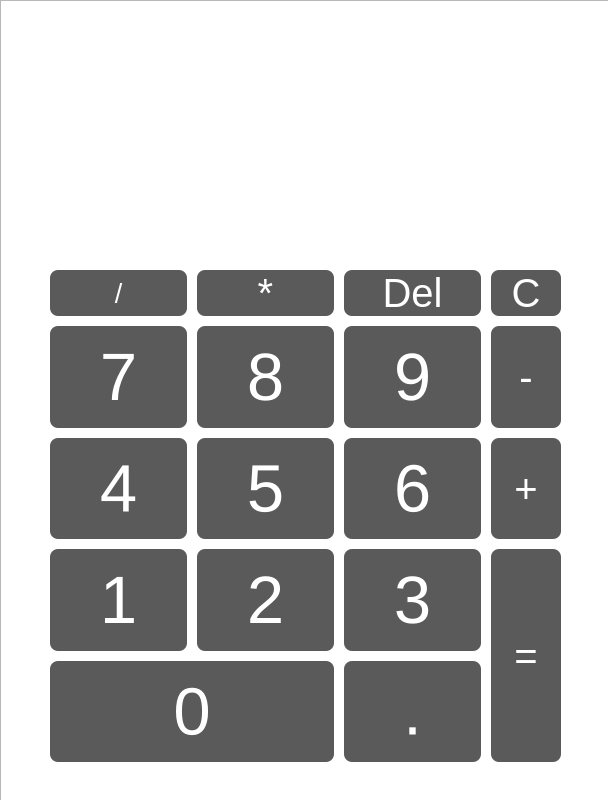
<?xml version="1.0" encoding="UTF-8"?>
<ui version="4.0">
 <class>Form</class>
 <widget class="QWidget" name="Form">
  <property name="geometry">
   <rect>
    <x>0</x>
    <y>0</y>
    <width>608</width>
    <height>800</height>
   </rect>
  </property>
  <property name="windowTitle">
   <string>Form</string>
  </property>
  <widget class="QLabel" name="label">
   <property name="geometry">
    <rect>
     <x>40</x>
     <y>70</y>
     <width>521</width>
     <height>111</height>
    </rect>
   </property>
   <property name="font">
    <font>
     <pointsize>70</pointsize>
     <strikeout>false</strikeout>
     <kerning>true</kerning>
    </font>
   </property>
   <property name="layoutDirection">
    <enum>Qt::RightToLeft</enum>
   </property>
   <property name="autoFillBackground">
    <bool>false</bool>
   </property>
   <property name="styleSheet">
    <string notr="true">QLabel {
    background-color: rgba(0,0,0,0);
    color: white;
    border-radius: 8px;
}</string>
   </property>
   <property name="text">
    <string>0</string>
   </property>
   <property name="scaledContents">
    <bool>false</bool>
   </property>
   <property name="alignment">
    <set>Qt::AlignRight|Qt::AlignTrailing|Qt::AlignVCenter</set>
   </property>
  </widget>
  <widget class="QWidget" name="gridLayoutWidget">
   <property name="geometry">
    <rect>
     <x>40</x>
     <y>260</y>
     <width>531</width>
     <height>512</height>
    </rect>
   </property>
   <layout class="QGridLayout" name="gridLayout" rowstretch="0,0,0,0,0">
    <property name="sizeConstraint">
     <enum>QLayout::SetDefaultConstraint</enum>
    </property>
    <property name="leftMargin">
     <number>10</number>
    </property>
    <property name="topMargin">
     <number>10</number>
    </property>
    <property name="rightMargin">
     <number>10</number>
    </property>
    <property name="bottomMargin">
     <number>10</number>
    </property>
    <property name="spacing">
     <number>10</number>
    </property>
    <item row="3" column="1">
     <widget class="QPushButton" name="pushButton_1">
      <property name="enabled">
       <bool>true</bool>
      </property>
      <property name="sizePolicy">
       <sizepolicy hsizetype="Expanding" vsizetype="Expanding">
        <horstretch>0</horstretch>
        <verstretch>0</verstretch>
       </sizepolicy>
      </property>
      <property name="font">
       <font>
        <pointsize>50</pointsize>
       </font>
      </property>
      <property name="styleSheet">
       <string notr="true">QPushButton {
    background-color: rgba(90,90,90,1);
    color: white;
    border-radius: 8px;
}
QPushButton:hover {
    background-color: rgba(90,90,90,0.8);
}
QPushButton:pressed {
    background-color: rgba(100,90,80,0.8);
	border: 2px solid rgba(140,90,80,1);
	margin-left: 3px;
	margin-top: 3px;
    padding-left: 2px;
    padding-top: 2px;
}

</string>
      </property>
      <property name="text">
       <string>1</string>
      </property>
     </widget>
    </item>
    <item row="1" column="2">
     <widget class="QPushButton" name="pushButton_8">
      <property name="enabled">
       <bool>true</bool>
      </property>
      <property name="sizePolicy">
       <sizepolicy hsizetype="Expanding" vsizetype="Expanding">
        <horstretch>0</horstretch>
        <verstretch>0</verstretch>
       </sizepolicy>
      </property>
      <property name="font">
       <font>
        <pointsize>50</pointsize>
        <kerning>true</kerning>
       </font>
      </property>
      <property name="styleSheet">
       <string notr="true">QPushButton {
    background-color: rgba(90,90,90,1);
    color: white;
    border-radius: 8px;
}
QPushButton:hover {
    background-color: rgba(90,90,90,0.8);
}
QPushButton:pressed {
    background-color: rgba(100,90,80,0.8);
	border: 2px solid rgba(140,90,80,1);
	margin-left: 3px;
	margin-top: 3px;
    padding-left: 2px;
    padding-top: 2px;
}

</string>
      </property>
      <property name="text">
       <string>8</string>
      </property>
     </widget>
    </item>
    <item row="2" column="4">
     <widget class="QPushButton" name="b_plus">
      <property name="sizePolicy">
       <sizepolicy hsizetype="Minimum" vsizetype="Preferred">
        <horstretch>0</horstretch>
        <verstretch>0</verstretch>
       </sizepolicy>
      </property>
      <property name="minimumSize">
       <size>
        <width>70</width>
        <height>10</height>
       </size>
      </property>
      <property name="sizeIncrement">
       <size>
        <width>0</width>
        <height>0</height>
       </size>
      </property>
      <property name="baseSize">
       <size>
        <width>0</width>
        <height>47</height>
       </size>
      </property>
      <property name="font">
       <font>
        <pointsize>30</pointsize>
       </font>
      </property>
      <property name="styleSheet">
       <string notr="true">QPushButton {
    background-color: rgba(90,90,90,1);
    color: white;
    border-radius: 8px;
}
QPushButton:hover {
    background-color: rgba(90,90,90,0.8);
}
QPushButton:pressed {
    background-color: rgba(100,90,80,0.8);
	border: 2px solid rgba(140,90,80,1);
	margin-left: 3px;
	margin-top: 3px;
    padding-left: 2px;
    padding-top: 2px;
}

</string>
      </property>
      <property name="text">
       <string>+</string>
      </property>
      <property name="iconSize">
       <size>
        <width>0</width>
        <height>0</height>
       </size>
      </property>
     </widget>
    </item>
    <item row="2" column="1">
     <widget class="QPushButton" name="pushButton_4">
      <property name="enabled">
       <bool>true</bool>
      </property>
      <property name="sizePolicy">
       <sizepolicy hsizetype="Expanding" vsizetype="Expanding">
        <horstretch>0</horstretch>
        <verstretch>0</verstretch>
       </sizepolicy>
      </property>
      <property name="font">
       <font>
        <pointsize>50</pointsize>
        <kerning>true</kerning>
       </font>
      </property>
      <property name="styleSheet">
       <string notr="true">QPushButton {
    background-color: rgba(90,90,90,1);
    color: white;
    border-radius: 8px;
}
QPushButton:hover {
    background-color: rgba(90,90,90,0.8);
}
QPushButton:pressed {
    background-color: rgba(100,90,80,0.8);
	border: 2px solid rgba(140,90,80,1);
	margin-left: 3px;
	margin-top: 3px;
    padding-left: 2px;
    padding-top: 2px;
}

</string>
      </property>
      <property name="text">
       <string>4</string>
      </property>
     </widget>
    </item>
    <item row="0" column="3">
     <widget class="QPushButton" name="b_del">
      <property name="sizePolicy">
       <sizepolicy hsizetype="Preferred" vsizetype="Preferred">
        <horstretch>0</horstretch>
        <verstretch>0</verstretch>
       </sizepolicy>
      </property>
      <property name="sizeIncrement">
       <size>
        <width>0</width>
        <height>0</height>
       </size>
      </property>
      <property name="baseSize">
       <size>
        <width>0</width>
        <height>47</height>
       </size>
      </property>
      <property name="font">
       <font>
        <pointsize>30</pointsize>
       </font>
      </property>
      <property name="styleSheet">
       <string notr="true">QPushButton {
    background-color: rgba(90,90,90,1);
    color: white;
    border-radius: 8px;
}
QPushButton:hover {
    background-color: rgba(90,90,90,0.8);
}
QPushButton:pressed {
    background-color: rgba(100,90,80,0.8);
	border: 2px solid rgba(140,90,80,1);
	margin-left: 3px;
	margin-top: 3px;
    padding-left: 2px;
    padding-top: 2px;
}

</string>
      </property>
      <property name="text">
       <string>Del</string>
      </property>
      <property name="iconSize">
       <size>
        <width>0</width>
        <height>0</height>
       </size>
      </property>
     </widget>
    </item>
    <item row="3" column="2">
     <widget class="QPushButton" name="pushButton_2">
      <property name="enabled">
       <bool>true</bool>
      </property>
      <property name="sizePolicy">
       <sizepolicy hsizetype="Expanding" vsizetype="Expanding">
        <horstretch>0</horstretch>
        <verstretch>0</verstretch>
       </sizepolicy>
      </property>
      <property name="font">
       <font>
        <pointsize>50</pointsize>
        <kerning>true</kerning>
       </font>
      </property>
      <property name="styleSheet">
       <string notr="true">QPushButton {
    background-color: rgba(90,90,90,1);
    color: white;
    border-radius: 8px;
}
QPushButton:hover {
    background-color: rgba(90,90,90,0.8);
}
QPushButton:pressed {
    background-color: rgba(100,90,80,0.8);
	border: 2px solid rgba(140,90,80,1);
	margin-left: 3px;
	margin-top: 3px;
    padding-left: 2px;
    padding-top: 2px;
}

</string>
      </property>
      <property name="text">
       <string>2</string>
      </property>
     </widget>
    </item>
    <item row="4" column="3">
     <widget class="QPushButton" name="b_dot">
      <property name="enabled">
       <bool>true</bool>
      </property>
      <property name="sizePolicy">
       <sizepolicy hsizetype="Expanding" vsizetype="Expanding">
        <horstretch>0</horstretch>
        <verstretch>0</verstretch>
       </sizepolicy>
      </property>
      <property name="font">
       <font>
        <pointsize>50</pointsize>
       </font>
      </property>
      <property name="styleSheet">
       <string notr="true">QPushButton {
    background-color: rgba(90,90,90,1);
    color: white;
    border-radius: 8px;
}
QPushButton:hover {
    background-color: rgba(90,90,90,0.8);
}
QPushButton:pressed {
    background-color: rgba(100,90,80,0.8);
	border: 2px solid rgba(140,90,80,1);
	margin-left: 3px;
	margin-top: 3px;
    padding-left: 2px;
    padding-top: 2px;
}

</string>
      </property>
      <property name="text">
       <string>.</string>
      </property>
     </widget>
    </item>
    <item row="2" column="3">
     <widget class="QPushButton" name="pushButton_6">
      <property name="enabled">
       <bool>true</bool>
      </property>
      <property name="sizePolicy">
       <sizepolicy hsizetype="Expanding" vsizetype="Expanding">
        <horstretch>0</horstretch>
        <verstretch>0</verstretch>
       </sizepolicy>
      </property>
      <property name="font">
       <font>
        <pointsize>50</pointsize>
        <kerning>true</kerning>
       </font>
      </property>
      <property name="styleSheet">
       <string notr="true">QPushButton {
    background-color: rgba(90,90,90,1);
    color: white;
    border-radius: 8px;
}
QPushButton:hover {
    background-color: rgba(90,90,90,0.8);
}
QPushButton:pressed {
    background-color: rgba(100,90,80,0.8);
	border: 2px solid rgba(140,90,80,1);
	margin-left: 3px;
	margin-top: 3px;
    padding-left: 2px;
    padding-top: 2px;
}

</string>
      </property>
      <property name="text">
       <string>6</string>
      </property>
     </widget>
    </item>
    <item row="1" column="1">
     <widget class="QPushButton" name="pushButton_7">
      <property name="enabled">
       <bool>true</bool>
      </property>
      <property name="sizePolicy">
       <sizepolicy hsizetype="Expanding" vsizetype="Expanding">
        <horstretch>0</horstretch>
        <verstretch>0</verstretch>
       </sizepolicy>
      </property>
      <property name="font">
       <font>
        <pointsize>50</pointsize>
        <kerning>true</kerning>
       </font>
      </property>
      <property name="styleSheet">
       <string notr="true">QPushButton {
    background-color: rgba(90,90,90,1);
    color: white;
    border-radius: 8px;
}
QPushButton:hover {
    background-color: rgba(90,90,90,0.8);
}
QPushButton:pressed {
    background-color: rgba(100,90,80,0.8);
	border: 2px solid rgba(140,90,80,1);
	margin-left: 3px;
	margin-top: 3px;
    padding-left: 2px;
    padding-top: 2px;
}

</string>
      </property>
      <property name="text">
       <string>7</string>
      </property>
     </widget>
    </item>
    <item row="4" column="1" colspan="2">
     <widget class="QPushButton" name="pushButton_0">
      <property name="enabled">
       <bool>true</bool>
      </property>
      <property name="sizePolicy">
       <sizepolicy hsizetype="Expanding" vsizetype="Expanding">
        <horstretch>0</horstretch>
        <verstretch>0</verstretch>
       </sizepolicy>
      </property>
      <property name="font">
       <font>
        <pointsize>50</pointsize>
       </font>
      </property>
      <property name="styleSheet">
       <string notr="true">QPushButton {
    background-color: rgba(90,90,90,1);
    color: white;
    border-radius: 8px;
}
QPushButton:hover {
    background-color: rgba(90,90,90,0.8);
}
QPushButton:pressed {
    background-color: rgba(100,90,80,0.8);
	border: 2px solid rgba(140,90,80,1);
	margin-left: 3px;
	margin-top: 3px;
    padding-left: 2px;
    padding-top: 2px;
}

</string>
      </property>
      <property name="text">
       <string>0</string>
      </property>
      <property name="autoDefault">
       <bool>false</bool>
      </property>
     </widget>
    </item>
    <item row="0" column="2">
     <widget class="QPushButton" name="b_time">
      <property name="sizePolicy">
       <sizepolicy hsizetype="Preferred" vsizetype="Preferred">
        <horstretch>0</horstretch>
        <verstretch>0</verstretch>
       </sizepolicy>
      </property>
      <property name="sizeIncrement">
       <size>
        <width>0</width>
        <height>0</height>
       </size>
      </property>
      <property name="baseSize">
       <size>
        <width>0</width>
        <height>47</height>
       </size>
      </property>
      <property name="font">
       <font>
        <pointsize>30</pointsize>
       </font>
      </property>
      <property name="styleSheet">
       <string notr="true">QPushButton {
    background-color: rgba(90,90,90,1);
    color: white;
    border-radius: 8px;
}
QPushButton:hover {
    background-color: rgba(90,90,90,0.8);
}
QPushButton:pressed {
    background-color: rgba(100,90,80,0.8);
	border: 2px solid rgba(140,90,80,1);
	margin-left: 3px;
	margin-top: 3px;
    padding-left: 2px;
    padding-top: 2px;
}

</string>
      </property>
      <property name="text">
       <string>*</string>
      </property>
      <property name="iconSize">
       <size>
        <width>0</width>
        <height>0</height>
       </size>
      </property>
     </widget>
    </item>
    <item row="3" column="4" rowspan="2">
     <widget class="QPushButton" name="pushButton_14">
      <property name="sizePolicy">
       <sizepolicy hsizetype="Minimum" vsizetype="Preferred">
        <horstretch>0</horstretch>
        <verstretch>0</verstretch>
       </sizepolicy>
      </property>
      <property name="minimumSize">
       <size>
        <width>70</width>
        <height>10</height>
       </size>
      </property>
      <property name="sizeIncrement">
       <size>
        <width>0</width>
        <height>0</height>
       </size>
      </property>
      <property name="baseSize">
       <size>
        <width>0</width>
        <height>47</height>
       </size>
      </property>
      <property name="font">
       <font>
        <pointsize>30</pointsize>
       </font>
      </property>
      <property name="styleSheet">
       <string notr="true">QPushButton {
    background-color: rgba(90,90,90,1);
    color: white;
    border-radius: 8px;
}
QPushButton:hover {
    background-color: rgba(90,90,90,0.8);
}
QPushButton:pressed {
    background-color: rgba(100,90,80,0.8);
	border: 2px solid rgba(140,90,80,1);
	margin-left: 3px;
	margin-top: 3px;
    padding-left: 2px;
    padding-top: 2px;
}

</string>
      </property>
      <property name="text">
       <string>=</string>
      </property>
      <property name="iconSize">
       <size>
        <width>0</width>
        <height>0</height>
       </size>
      </property>
     </widget>
    </item>
    <item row="2" column="2">
     <widget class="QPushButton" name="pushButton_5">
      <property name="enabled">
       <bool>true</bool>
      </property>
      <property name="sizePolicy">
       <sizepolicy hsizetype="Expanding" vsizetype="Expanding">
        <horstretch>0</horstretch>
        <verstretch>0</verstretch>
       </sizepolicy>
      </property>
      <property name="font">
       <font>
        <pointsize>50</pointsize>
        <kerning>true</kerning>
       </font>
      </property>
      <property name="styleSheet">
       <string notr="true">QPushButton {
    background-color: rgba(90,90,90,1);
    color: white;
    border-radius: 8px;
}
QPushButton:hover {
    background-color: rgba(90,90,90,0.8);
}
QPushButton:pressed {
    background-color: rgba(100,90,80,0.8);
	border: 2px solid rgba(140,90,80,1);
	margin-left: 3px;
	margin-top: 3px;
    padding-left: 2px;
    padding-top: 2px;
}

</string>
      </property>
      <property name="text">
       <string>5</string>
      </property>
     </widget>
    </item>
    <item row="0" column="4">
     <widget class="QPushButton" name="b_clear">
      <property name="sizePolicy">
       <sizepolicy hsizetype="Minimum" vsizetype="Preferred">
        <horstretch>0</horstretch>
        <verstretch>0</verstretch>
       </sizepolicy>
      </property>
      <property name="minimumSize">
       <size>
        <width>70</width>
        <height>10</height>
       </size>
      </property>
      <property name="sizeIncrement">
       <size>
        <width>0</width>
        <height>0</height>
       </size>
      </property>
      <property name="baseSize">
       <size>
        <width>0</width>
        <height>47</height>
       </size>
      </property>
      <property name="font">
       <font>
        <pointsize>30</pointsize>
       </font>
      </property>
      <property name="styleSheet">
       <string notr="true">QPushButton {
    background-color: rgba(90,90,90,1);
    color: white;
    border-radius: 8px;
}
QPushButton:hover {
    background-color: rgba(90,90,90,0.8);
}
QPushButton:pressed {
    background-color: rgba(100,90,80,0.8);
	border: 2px solid rgba(140,90,80,1);
	margin-left: 3px;
	margin-top: 3px;
    padding-left: 2px;
    padding-top: 2px;
}

</string>
      </property>
      <property name="text">
       <string>C</string>
      </property>
      <property name="iconSize">
       <size>
        <width>0</width>
        <height>0</height>
       </size>
      </property>
     </widget>
    </item>
    <item row="3" column="3">
     <widget class="QPushButton" name="pushButton_3">
      <property name="enabled">
       <bool>true</bool>
      </property>
      <property name="sizePolicy">
       <sizepolicy hsizetype="Expanding" vsizetype="Expanding">
        <horstretch>0</horstretch>
        <verstretch>0</verstretch>
       </sizepolicy>
      </property>
      <property name="font">
       <font>
        <pointsize>50</pointsize>
        <kerning>true</kerning>
       </font>
      </property>
      <property name="styleSheet">
       <string notr="true">QPushButton {
    background-color: rgba(90,90,90,1);
    color: white;
    border-radius: 8px;
}
QPushButton:hover {
    background-color: rgba(90,90,90,0.8);
}
QPushButton:pressed {
    background-color: rgba(100,90,80,0.8);
	border: 2px solid rgba(140,90,80,1);
	margin-left: 3px;
	margin-top: 3px;
    padding-left: 2px;
    padding-top: 2px;
}

</string>
      </property>
      <property name="text">
       <string>3</string>
      </property>
     </widget>
    </item>
    <item row="0" column="1">
     <widget class="QPushButton" name="b_div">
      <property name="sizePolicy">
       <sizepolicy hsizetype="Preferred" vsizetype="Preferred">
        <horstretch>0</horstretch>
        <verstretch>0</verstretch>
       </sizepolicy>
      </property>
      <property name="sizeIncrement">
       <size>
        <width>0</width>
        <height>0</height>
       </size>
      </property>
      <property name="baseSize">
       <size>
        <width>0</width>
        <height>47</height>
       </size>
      </property>
      <property name="font">
       <font>
        <pointsize>20</pointsize>
       </font>
      </property>
      <property name="styleSheet">
       <string notr="true">QPushButton {
    background-color: rgba(90,90,90,1);
    color: white;
    border-radius: 8px;
}
QPushButton:hover {
    background-color: rgba(90,90,90,0.8);
}
QPushButton:pressed {
    background-color: rgba(100,90,80,0.8);
	border: 2px solid rgba(140,90,80,1);
	margin-left: 3px;
	margin-top: 3px;
    padding-left: 2px;
    padding-top: 2px;
}

</string>
      </property>
      <property name="text">
       <string>/</string>
      </property>
      <property name="iconSize">
       <size>
        <width>0</width>
        <height>0</height>
       </size>
      </property>
     </widget>
    </item>
    <item row="1" column="4">
     <widget class="QPushButton" name="b_minus">
      <property name="sizePolicy">
       <sizepolicy hsizetype="Minimum" vsizetype="Preferred">
        <horstretch>0</horstretch>
        <verstretch>0</verstretch>
       </sizepolicy>
      </property>
      <property name="minimumSize">
       <size>
        <width>70</width>
        <height>10</height>
       </size>
      </property>
      <property name="sizeIncrement">
       <size>
        <width>0</width>
        <height>0</height>
       </size>
      </property>
      <property name="baseSize">
       <size>
        <width>0</width>
        <height>47</height>
       </size>
      </property>
      <property name="font">
       <font>
        <pointsize>30</pointsize>
       </font>
      </property>
      <property name="styleSheet">
       <string notr="true">QPushButton {
    background-color: rgba(90,90,90,1);
    color: white;
    border-radius: 8px;
}
QPushButton:hover {
    background-color: rgba(90,90,90,0.8);
}
QPushButton:pressed {
    background-color: rgba(100,90,80,0.8);
	border: 2px solid rgba(140,90,80,1);
	margin-left: 3px;
	margin-top: 3px;
    padding-left: 2px;
    padding-top: 2px;
}

</string>
      </property>
      <property name="text">
       <string>-</string>
      </property>
      <property name="iconSize">
       <size>
        <width>0</width>
        <height>0</height>
       </size>
      </property>
     </widget>
    </item>
    <item row="1" column="3">
     <widget class="QPushButton" name="pushButton_9">
      <property name="enabled">
       <bool>true</bool>
      </property>
      <property name="sizePolicy">
       <sizepolicy hsizetype="Expanding" vsizetype="Expanding">
        <horstretch>0</horstretch>
        <verstretch>0</verstretch>
       </sizepolicy>
      </property>
      <property name="font">
       <font>
        <pointsize>50</pointsize>
        <kerning>true</kerning>
       </font>
      </property>
      <property name="styleSheet">
       <string notr="true">QPushButton {
    background-color: rgba(90,90,90,1);
    color: white;
    border-radius: 8px;
}
QPushButton:hover {
    background-color: rgba(90,90,90,0.8);
}
QPushButton:pressed {
    background-color: rgba(100,90,80,0.8);
	border: 2px solid rgba(140,90,80,1);
	margin-left: 3px;
	margin-top: 3px;
    padding-left: 2px;
    padding-top: 2px;
}

</string>
      </property>
      <property name="text">
       <string>9</string>
      </property>
     </widget>
    </item>
   </layout>
  </widget>
  <widget class="QGraphicsView" name="bg">
   <property name="geometry">
    <rect>
     <x>0</x>
     <y>0</y>
     <width>611</width>
     <height>801</height>
    </rect>
   </property>
   <property name="font">
    <font>
     <stylestrategy>PreferDefault</stylestrategy>
    </font>
   </property>
   <property name="styleSheet">
    <string notr="true">QGraphicsView{
	background-image: url('D:/pythons/pyQTs/design/images/black_bg.png'); /* Set the image */
    background-repeat: no-repeat; /* Prevent the image from repeating */
    background-position: center; /* Center the image in the button */
    background-size: cover; /* Scale the image to cover the button */
	color: white;
}</string>
   </property>
  </widget>
  <zorder>bg</zorder>
  <zorder>label</zorder>
  <zorder>gridLayoutWidget</zorder>
 </widget>
 <resources/>
 <connections/>
</ui>
